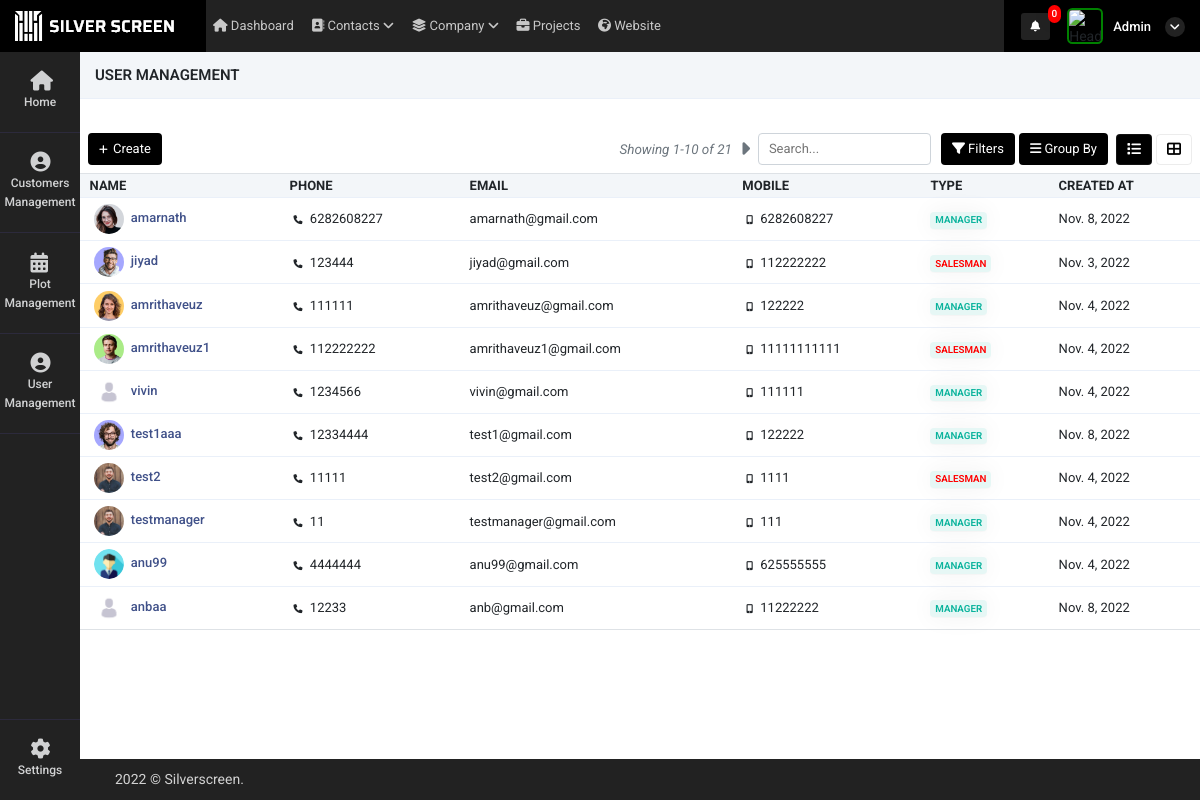
Before: /user_management (signed in) with the older database file.
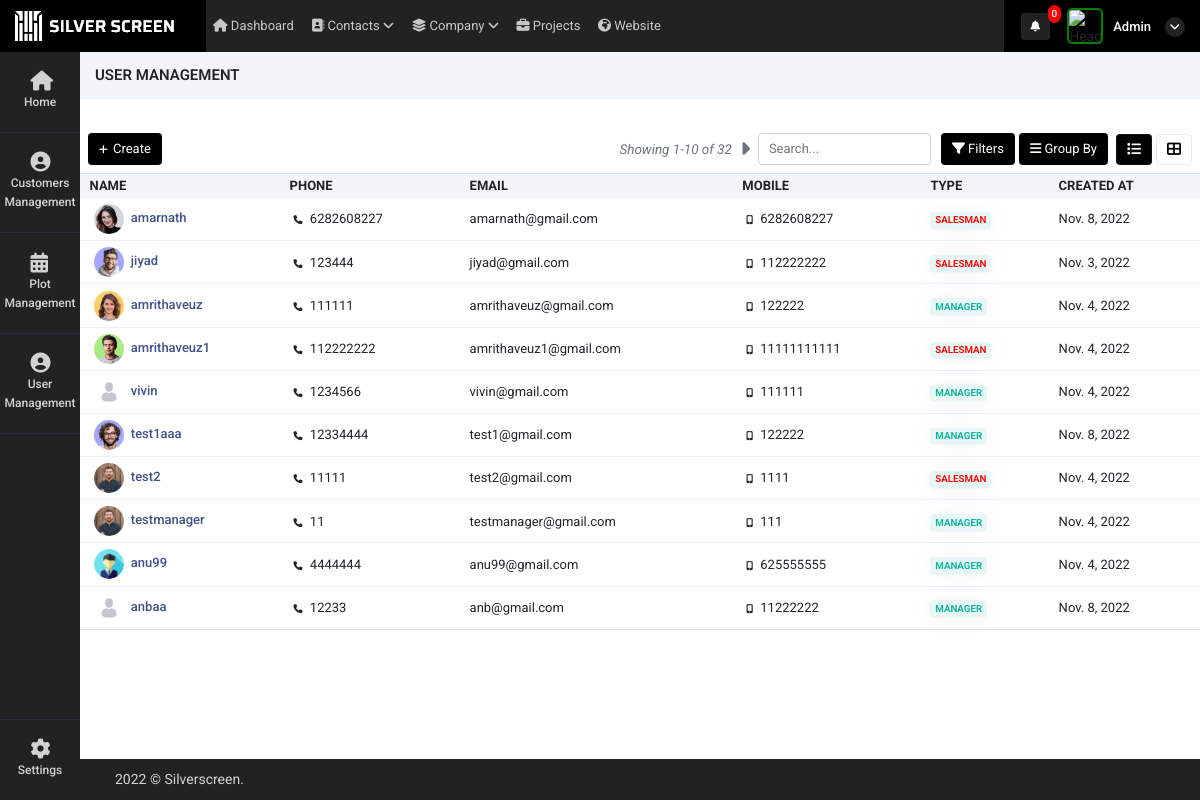
After: the same page with the newer database file.
### super_admin/models.py (models this page shows)
class common(models.Model):  # COMM0N
    dt = models.DateField(auto_now=True)
    tm = models.TimeField(auto_now=True)
    updated = models.DateTimeField(default=timezone.now)
    status = models.CharField(max_length=255, null=True)
    class Meta:
        abstract = True

class user_Details(common):
    auth_user = models.ForeignKey(User,on_delete=models.CASCADE,related_name="auth_user_login_id", null=True)
    name = models.CharField(max_length=255,null=True)
    phone = models.CharField(max_length=255,null=True)
    email = models.EmailField(null=True)
    mobile = models.CharField(max_length=255,null=True)
    emp_id = models.CharField(max_length=255,null=True)
    address1 = models.CharField(max_length=255,null=True)
    address2 = models.CharField(max_length=255,null=True)
    city = models.CharField(max_length=255,null=True)
    state = models.CharField(max_length=255,null=True)
    country = models.CharField(max_length=255,null=True)
    zip = models.CharField(max_length=255,null=True)
    password_geration_type = models.CharField(max_length=255,choices=password_generate_option,null=True)
    user_type = models.CharField(max_length=255,choices=login_user_type,null=True)
    atatchment = models.FileField(upload_to="user_image",null=True)
    created_by = models.ForeignKey(User,on_delete=models.CASCADE,related_name="added_by_user_id", null=True)
    plot_list_view = models.CharField(max_length=255,null=True)
    price_visibility = models.IntegerField(null=True,default=1)
    property_access =  models.CharField(max_length=255,choices=property_access_option,null=True)
    manager_nav_ploat_permission = models.IntegerField(default=0)
    manager_nav_user_permission = models.IntegerField(default=0)
    manager_nav_plot_edit_permission = models.IntegerField(default=0)

### super_admin/views.py (the view)
# urls.py: path('user_management',views.user_management,name='user_management'),
def user_management(request):
    page_number = request.GET.get("page")
    user_data = user_Details.objects.all()
    data_paginator = Paginator(user_data, 10)
    try:
        page_obj = data_paginator.get_page(page_number)
    except PageNotAnInteger:
        page_obj = data_paginator.page(1)
    context = {
        'user_data': user_data,
        'page_obj': page_obj
    }
    return render(request, 'super_admin/user_management.html', context)

### super_admin/templatetags/notification.py (called while the page is built, shortened)
@register.filter(name='get_notifications')
def get_notifications(value,args):
    user_dat = User.objects.get(id=value.id)
    st = user_dat.is_superuser
    data_count = ''
    if st == True:
        data_count = user_request_plot.objects.filter(read_status=0).count()
    return data_count

@register.filter(name='get_loginUsernameImage')
def get_loginUsernameImage(value,args):
    user_dat = User.objects.get(id=value.id)
    st = user_dat.is_superuser
    image_url = ''
    if st == True:
        image_url = 'http://10.10.10.119:8000/static/adminicon.jpg'
    else:
        user_data = user_Details.objects.get(auth_user=value.id)
        if user_data.atatchment == '':
            image_url = 'http://10.10.10.119:8000/static/adminicon.jpg'
        else:
            image_url ='../media/'+str(user_data.atatchment)
    return image_url

@register.filter(name='get_user_type')
def get_user_type(value,args):
    user_dat = User.objects.get(id=value.id)
    st = user_dat.is_superuser
    if st == True:
        return False

### super_admin/templates/super_admin/user_management.html (shortened to what the changed rows need)
 {% extends "super_admin/base10.html" %}
{% load static %}
    {% block content %}
    <div class="container-fluid mt-4 px-0">
        <div class="tab-content contnt" id="demo_result_employee">
            <div class="tab-pane active" id="home1" role="tabpanel">
                <div
                    class="d-flex align-items-center justify-content-between px-2">
                    <div class="d-flex align-items-center">
                        <span class="text-muted d-flex align-items-center">
                            <i class="text-muted" style="font-size: 13.5px;">Showing {{ page_obj.start_index }}-{{ page_obj.end_index }} of {{ page_obj.paginator.count }}</i>
                            {% if page_obj.has_next %}
                                <a class="next_page_action" data-url="next_page_action_url_user?page={{page_obj.next_page_number}}"  style="color: black;" href="#"><i class="fas fa-caret-right ml-2 pagintn text-muted pagination_add" style="font-size: 20px;margin-top: 3px;"></i></a>
                            {% endif %}
                        </span>
                    </div>
                </div>
                <div class="tab-content">
                    <div class="tab-pane active" id="ho" role="tabpanel">
                        <div class="table-responsive mb-1  mt-2">
                            <table class="table table-nowrap align-middle user_table"
                                id="orderTable">
                                <thead class="table-light">
                                    <tr class="text-uppercase">
                                        <th class="sort"
                                            data-sort="customer_name" style="width:200px;">
                                            Name</th>
                                        <th class="sort"
                                            data-sort="product_name">
                                           Phone
                                        </th>
                                        <th class="sort" data-sort="date">Email</th>
                                        <th class="sort" data-sort="company">
                                           Mobile
                                        </th>
                                        <th class="sort" data-sort="company">
                                            Type
                                         </th>
                                        <th class="sort" data-sort="company">
                                           Created At
                                        </th>
                                    </tr>
                                </thead>
                                <tbody class="list form-check-all append_search_result">
                                    {% for i in page_obj  %}
                                    <tr onclick="window.location='user_edit?id={{i.id}}'">
                                        {% if i.atatchment == "" %}
                                        <td class="id"><img style="width:30px;    border-radius: 50%;" src="{% static 'adminicon.jpg' %}" class="m-1"/><a href="user_edit?id={{i.id}}"
                                                class="fw-medium link-primary">&nbsp;{{i.name}}</a>
                                        </td>
                                        {% else %}
                                        <td class="id"><img style="width:30px;    border-radius: 50%;" src="./media/{{i.atatchment}}" class="m-1"/><a href="user_edit?id={{i.id}}"
                                                class="fw-medium link-primary">&nbsp;{{i.name}}</a>
                                        </td>
                                        {% endif %}
                                        <td class="customer_name"><i class="fa fa-phone m-1" style="font-size: 9px;"></i>&nbsp;{{i.phone}}
                                        </td>
                                        <td class="product_name">{{i.email}}</td>
                                        <td class="date"><i class="fa fa-mobile m-1" style="font-size: 9px;"></i>&nbsp;{{i.mobile}}</td>
                                        <td class="company">
                                            {% if i.user_type == "manager" %}
                                            <span
                                                class="badge badge-soft-success text-uppercase">Manager</span>
                                            {% elif i.user_type == "salesman"  %}
                                            <span style="color: red!important"
                                                class="badge badge-soft-success text-uppercase">Salesman</span>
                                                {% elif i.user_type == "admin"  %}
                                                <span style="color: rgb(35, 43, 156)!important"
                                                    class="badge badge-soft-success text-uppercase">Admin</span>
                                            {% endif %}
                                            </td>
                                        <td class="status">{{i.dt}}
                                        </td>
                                    </tr>
                                    {% endfor %}
                                </tbody>
                            </table>
                        </div>
                    </div>
                </div>
            </div>
        </div>
    </div>
{% endblock %}

Changed rows visible on the page:
changed user_Details "amarnath": user_type "MANAGER" → "SALESMAN"
Other visible differences:
{{ page_obj.paginator.count }}: "21" → "32"
